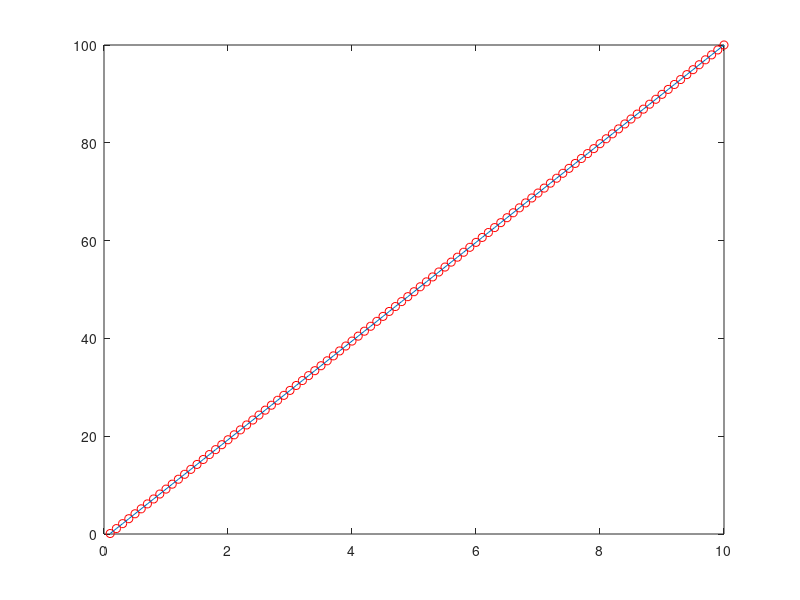
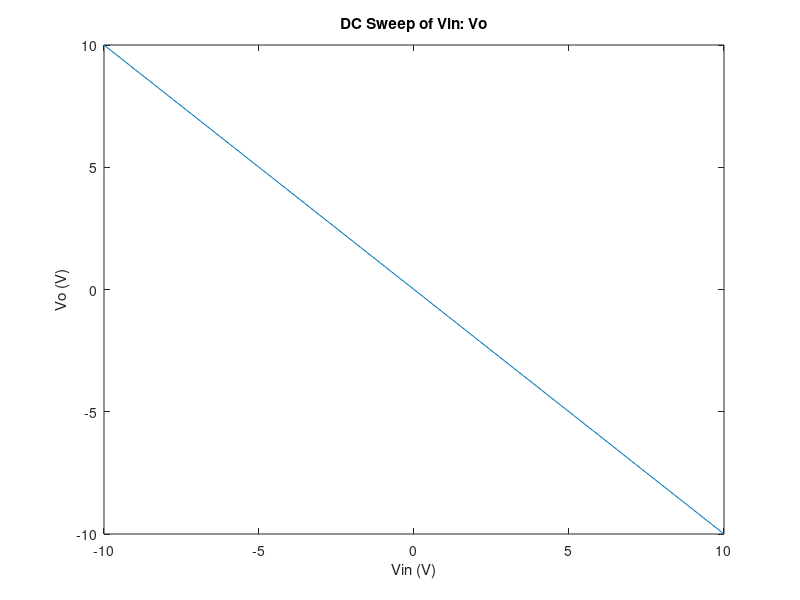
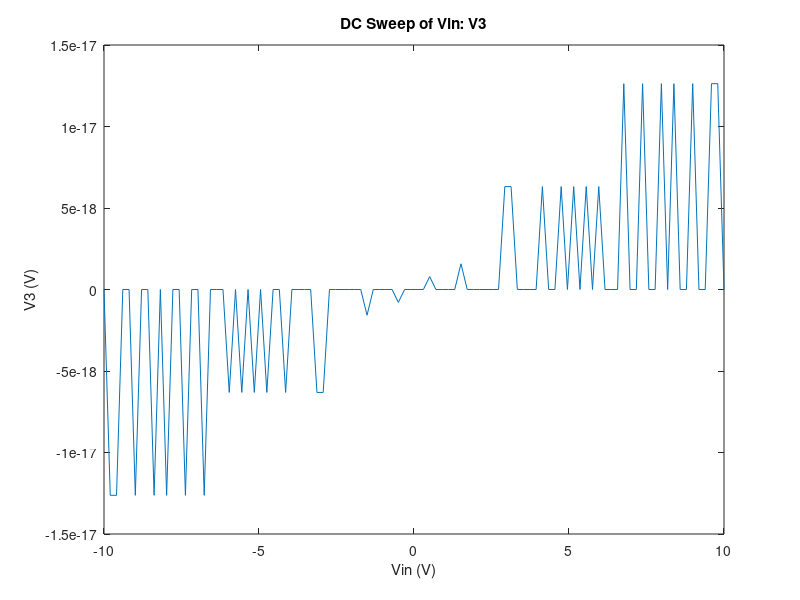
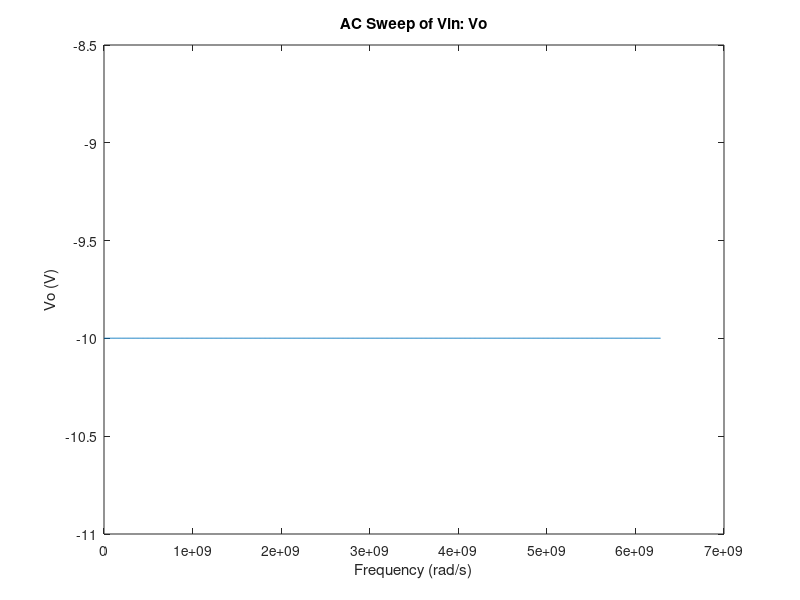

Recreate these plots in MATLAB, in order. (Note: this script raises an error after producing the figures.)
%% Question 1, 2
% I do not trust my Assignment 3 results, and I do not want poor
% performance on Assignment 3 to affect this assignment too. However, there
% are likely marks set aside for demonstrating the linear fit, so these
% steps will still be performed with reasonable example data to prove I
% learned the concepts. The chosen data gives an R3 = 10.1 Ohms.

voltage = linspace(0.1, 10);
current = linspace(0.1, 100);
p = polyfit(voltage, current, 1);    % order 1 linear fit
fit = p(1)*voltage+p(2);
R3 = p(1);

figure
plot(voltage, current, 'ro')
hold on
plot(voltage, fit)


%% Question 3 a)
% Please see additional scaned document for work deriving these with KCL

%% Question 3 b)

% declare constants
R1 = 1;
Cap = 0.25;
R2 = 2;
L = 0.2;
alpha = 100;
R4 = 0.1;
Ro = 1000;

% C and G matrices
G =[ -1, 1, 1, 0, 0, 0, 0;
   0, 0, 0, -1,  1, 0, 0; 
   -1, 0, 0, 0, 1/R1, -1/R1, 0;
   0, 0, -1, 1/R3,  1, 0, 0;
   0, -1, 0, 0, 1/R2, 0, 0;   
   0, 0, alpha, 0, 0, 0, -1; 
   0, 0, 0, 0, 0, 1, 0];
 
C = [ 0, 0, 0,  0,  0, 0, 0;
   0, 0, L, 0,  0, 0, 0; 
   0, 0, 0, 0, Cap, -Cap, 0;
   0, 0, 0, 0, 0, 0, 0;
   0, 0, 0, 0, 0, 0, 0;  
   0, 0, 0, 0, 0, 0, 0;
   0, 0, 0, 0, 0, 0, 0];
 
 
% perform DC sweep
V_sweep = linspace(-10, 10, 100);
V_arr = zeros(100,1);
V3_arr = zeros(100,1);
for i = 1:length(V_sweep)
  Vin = V_sweep(i);
  F = [0; 0; 0; 0; 0; Vin; 0];
  Vout = G \ F;
  V_arr(i) = Vout(7);
  V3_arr(i) = Vout(4); 
end
Vo_arr = V_arr .* (Ro/(Ro + R4));

% plot figures
figure
plot(V_sweep, Vo_arr)
title('DC Sweep of Vin: Vo')
xlabel('Vin (V)')
ylabel('Vo (V)')

figure
plot(V_sweep, V3_arr)
title('DC Sweep of Vin: V3')
xlabel('Vin (V)')
ylabel('V3 (V)')


% perform AC sweep
omega_sweep = linspace(100, 1E9, 1000) .* 2 .* pi;   % sweep from 100Hz to 1GHz in 1000 steps
V_arr = zeros(1000,1);
Vin = 10;
F = [0; 0; 0; 0; 0; Vin; 0];
for i = 1:length(omega_sweep)
  Vout = (G + omega_sweep(i) .* 1i .* C) \ F;
  V_arr(i) = Vout(7);
end
Vo_arr = V_arr .* (Ro/(Ro + R4));


% plot against omega
figure
plot(omega_sweep, real(Vo_arr));  % only plotting real part
title('AC Sweep of Vin: Vo')
xlabel('Frequency (rad/s)')
ylabel('Vo (V)')

% calculate and plot gain
gain = Vin ./ Vo_arr;
figure
plot(omega_sweep, gain)
title('AC Sweep of Vin: Gain')
xlabel('Frequency (rad/s)')
ylabel('Gain')


% AC sweep with noise on C
omega = pi;   % single value for sweep this time
V_arr = zeros(1000,1);
old_cap = Cap;                     % save old capacitor value before we fiddle with it
for i = 1:1000
  Cap = normrnd(old_cap, 0.05);  % random perturbation in capacitor
  C = [ 0, 0, 0, 0, 0, 0, 0;
   0, 0, L, 0, 0, 0, 0; 
   0, 0, 0, 0, Cap, -Cap, 0;
   0, 0, 0, 0, 0, 0, 0;
   0, 0, 0, 0, 0, 0, 0;  
   0, 0, 0, 0, 0, 0, 0;
   0, 0, 0, 0, 0, 0, 0];
  Vout = (G + omega .* 1i .* C) \ F;
  V_arr(i) = Vout(7);
end
Vo_arr = V_arr .* (Ro/(Ro + R4));

% plot histogram of gain
gain = Vin ./ real(Vo_arr);
figure
%histogram(gain, 'BinLimits', [-2 2])
histogram(gain)
title('Gain Histogram')
xlabel('Gain')
ylabel('Counts')


%% Question 4
% This appears to be a low-pass amplfier. A high gain at low frequencies
% should be expected, dropping off rapidly at higher frequencies. See scan
% of additional work for FD derivation.




%% Question 5
% This question is similar to Question 3, however the addition of the
% current source and capacitor changes the matrices slightly. See the
% attached scanned document for the work deriving these with KCL at each
% node. C, G and F will all have their dimensiones increased to 8 due to
% the extra equation for I3. In chosen from normal distribution, scaled to
% 0.001.

Cn = 0.00001;
In = randn*0.001;

% C and G matrices
G =[ -1, 1, 1, 0, 0, 0, 0, 0;
   0, 0, 0, -1,  1, 0, 0, 0; 
   -1, 0, 0, 0, 1/R1, -1/R1, 0, 0;
   0, 0, -1, 1/R3, 1, 0, 0, 0;
   0, -1, 0, 0, 1/R2, 0, 0, 0;   
   0, 0, alpha, 0,  0, 0, -1, 0; 
   0, 0, 0, 0, 0, 1, 0, 0;
   0, 0, 0, 0, 0, 0, 0, 1];

% C matrix has additional Cn term in Eq. 4
C = [ 0, 0, 0, 0, 0, 0, 0, 0;
   0, 0, L, 0, 0, 0, 0, 0; 
   0, 0, 0, 0, Cap, -Cap, 0, 0;
   0, 0, 0, Cn, 0, 0, 0, 0;
   0, 0, 0, 0, 0, 0, 0, 0;  
   0, 0, 0, 0, 0, 0, 0, 0;
   0, 0, 0, 0, 0, 0, 0, 0;
   0, 0, 0, 0, 0, 0, 0, 0];
 
% perform DC sweep
V_sweep = linspace(-10, 10, 100);
V_arr = zeros(100,1);
for i = 1:length(V_sweep)
  Vin = V_sweep(i);
  F = [0; 0; 0; 0; 0; Vin; 0; In];
  Vout = G \ F;
  V_arr(i) = Vout(7); 
end
Vo_arr = V_arr .* (Ro/(Ro + R4));

% plot figures
figure
plot(V_sweep, Vo_arr)
title('DC Sweep of Vin With Noise In: Vo')
xlabel('Vin (V)')
ylabel('Vo (V)')
